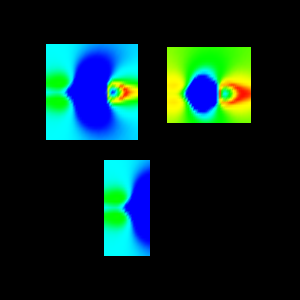

Generate this figure with Python:
#!/usr/bin/env python

# Write and read XML rectilinear grid in ASCII, appended, and binary modes, then render.

import os
import tempfile

import vtkmodules.vtkInteractionStyle  # noqa: F401
import vtkmodules.vtkRenderingFreeType  # noqa: F401
import vtkmodules.vtkRenderingOpenGL2  # noqa: F401

from vtkmodules.vtkCommonDataModel import vtkRectilinearGrid
from vtkmodules.vtkFiltersExtraction import vtkExtractRectilinearGrid
from vtkmodules.vtkIOLegacy import vtkRectilinearGridReader
from vtkmodules.vtkIOXML import (
    vtkXMLRectilinearGridReader,
    vtkXMLRectilinearGridWriter,
)
from vtkmodules.vtkRenderingCore import (
    vtkActor,
    vtkDataSetMapper,
    vtkRenderWindow,
    vtkRenderWindowInteractor,
    vtkRenderer,
)

# Data and temp paths
data_dir = os.environ.get("VPE_DATA_DIR", os.path.dirname(os.path.abspath(__file__)))
temp_dir = tempfile.mkdtemp()
file_0 = os.path.join(temp_dir, "rgFile0.vtr")
file_1 = os.path.join(temp_dir, "rgFile1.vtr")
file_2 = os.path.join(temp_dir, "rgFile2.vtr")

# Read rectilinear grid data
grid_reader = vtkRectilinearGridReader()
grid_reader.SetFileName(os.path.join(data_dir, "RectGrid2.vtk"))
grid_reader.Update()

# Extract to reduce extents
extract = vtkExtractRectilinearGrid()
extract.SetInputConnection(grid_reader.GetOutputPort())
extract.SetVOI(0, 23, 0, 32, 0, 10)
extract.Update()

# Write in ASCII mode (extracted piece)
rg_writer = vtkXMLRectilinearGridWriter()
rg_writer.SetFileName(file_0)
rg_writer.SetInputConnection(extract.GetOutputPort())
rg_writer.SetDataModeToAscii()
rg_writer.Write()

# Write in appended mode (whole grid, 2 pieces)
rg_writer.SetFileName(file_1)
rg_writer.SetInputConnection(grid_reader.GetOutputPort())
rg_writer.SetDataModeToAppended()
rg_writer.SetNumberOfPieces(2)
rg_writer.Write()

# Write in binary mode (partial extent, no compressor)
rg_writer.SetFileName(file_2)
rg_writer.SetDataModeToBinary()
rg_writer.SetWriteExtent(3, 46, 6, 32, 1, 5)
rg_writer.SetCompressor(None)
if rg_writer.GetByteOrder():
    rg_writer.SetByteOrder(0)
else:
    rg_writer.SetByteOrder(1)
rg_writer.Write()

# Read the extracted grid
reader = vtkXMLRectilinearGridReader()
reader.SetFileName(file_0)
reader.WholeSlicesOff()
reader.Update()

rg_0 = vtkRectilinearGrid()
rg_0.DeepCopy(reader.GetOutput())
mapper_0 = vtkDataSetMapper()
mapper_0.SetInputData(rg_0)

actor_0 = vtkActor()
actor_0.SetMapper(mapper_0)

# Read the whole grid
reader.SetFileName(file_1)
reader.WholeSlicesOn()
reader.Update()

rg_1 = vtkRectilinearGrid()
rg_1.DeepCopy(reader.GetOutput())
mapper_1 = vtkDataSetMapper()
mapper_1.SetInputData(rg_1)

actor_1 = vtkActor()
actor_1.SetMapper(mapper_1)
actor_1.SetPosition(-1.5, 3, 0)

# Read the partially written grid
reader.SetFileName(file_2)
reader.Update()

mapper_2 = vtkDataSetMapper()
mapper_2.SetInputConnection(reader.GetOutputPort())

actor_2 = vtkActor()
actor_2.SetMapper(mapper_2)
actor_2.SetPosition(1.5, 3, 0)

# Renderer
renderer = vtkRenderer()
renderer.AddActor(actor_0)
renderer.AddActor(actor_1)
renderer.AddActor(actor_2)

# Render window
render_window = vtkRenderWindow()
render_window.AddRenderer(renderer)
render_window.SetWindowName("xml rectilineargrid")
render_window.SetMultiSamples(0)
render_window.SetSize(300, 300)

# Interactor
interactor = vtkRenderWindowInteractor()
interactor.SetRenderWindow(render_window)

interactor.Initialize()
interactor.Start()

# Clean up
for f in [file_0, file_1, file_2]:
    os.remove(f)
os.rmdir(temp_dir)
